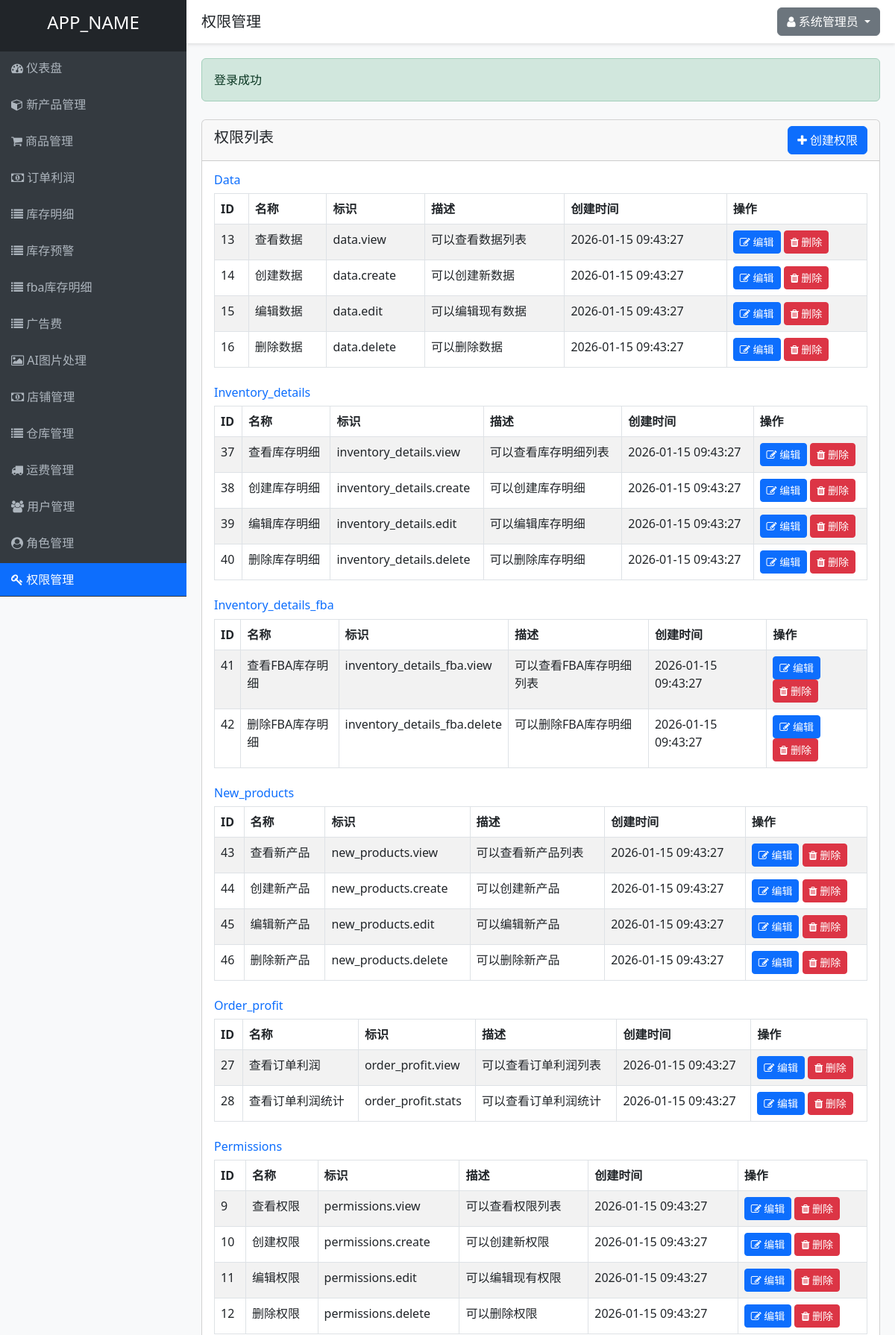
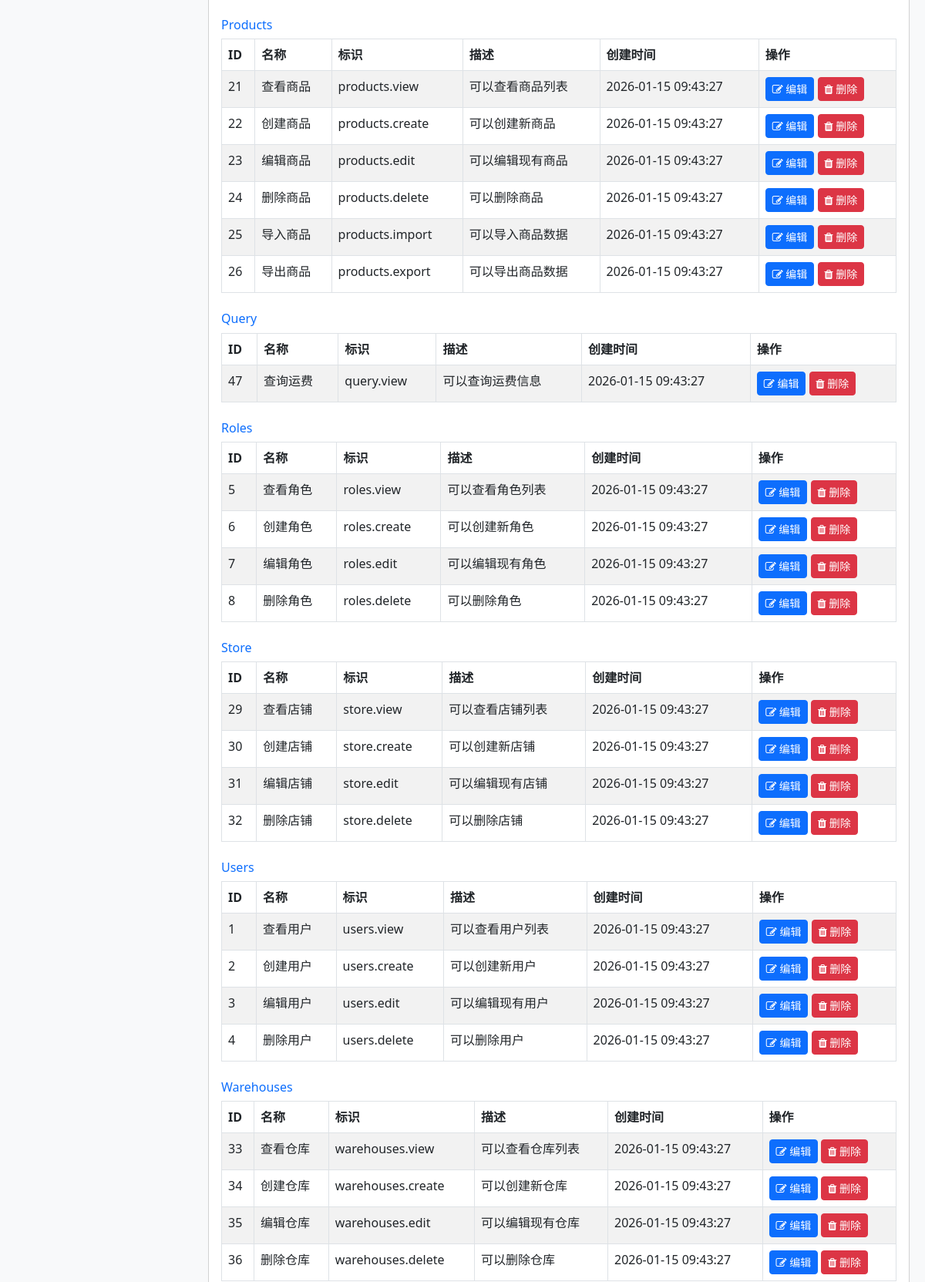
Page /permissions.php (signed in, upper part) on the committed database (2 pictures, top to bottom).
### tables this page shows
CREATE TABLE IF NOT EXISTS permissions (
    id INT AUTO_INCREMENT PRIMARY KEY,
    name VARCHAR(50) NOT NULL UNIQUE,
    slug VARCHAR(50) NOT NULL UNIQUE,
    description TEXT,
    module VARCHAR(50) NOT NULL,
    created_at TIMESTAMP DEFAULT CURRENT_TIMESTAMP,
    updated_at TIMESTAMP DEFAULT CURRENT_TIMESTAMP ON UPDATE CURRENT_TIMESTAMP
);

### controllers/PermissionController.php (called while the page is built, shortened)
<?php
require_once APP_ROOT . '/models/Permission.php';
require_once APP_ROOT . '/helpers/functions.php';
class PermissionController {
    private $permissionModel;
    public function __construct() {
        $this->permissionModel = new Permission();
    }
    public function index() {
        $permissions = $this->permissionModel->getAllByModule();
        $title = '权限管理';
        include VIEWS_DIR . '/layouts/header.php';
        include VIEWS_DIR . '/permissions/index.php';
        include VIEWS_DIR . '/layouts/footer.php';
    }
}
?>

### helpers/functions.php (called while the page is built, shortened)
<?php
function getSuccess() {
    $success = $_SESSION['success_msg'] ?? '';
    return $success;
}
function isLoggedIn() {
    return isset($_SESSION['user_id']);
}
function getCurrentUserId() {
    return $_SESSION['user_id'] ?? null;
}
function hasPermission($permissionSlug) {
    require_once APP_ROOT . '/models/Permission.php';
    $permissionModel = new Permission();
    return $permissionModel->checkUserPermission(getCurrentUserId(), $permissionSlug);
}
?>

### includes/database.php (called while the page is built, shortened)
<?php
class Database {
    private static $instance = null;
    private $conn;
    private function __construct() {
        try {
            $this->conn = new PDO(
                "mysql:host=" . DB_HOST . ";dbname=" . DB_NAME . ";charset=utf8",
                DB_USER,
                DB_PASS,
                [
                    PDO::ATTR_ERRMODE => PDO::ERRMODE_EXCEPTION,
                    PDO::ATTR_DEFAULT_FETCH_MODE => PDO::FETCH_ASSOC,
                    PDO::ATTR_EMULATE_PREPARES => false
                ]
            );
        } catch(PDOException $e) {
            die("数据库连接失败: " . $e->getMessage());
        }
    }
    public static function getInstance() {
        if(self::$instance === null) {
            self::$instance = new Database();
        }
        return self::$instance;
    }
    public function query($sql, $params = []) {
        $stmt = $this->conn->prepare($sql);
        $stmt->execute($params);
        return $stmt;
    }
}
?>

### models/Permission.php (called while the page is built, shortened)
<?php
require_once APP_ROOT . '/includes/database.php';
class Permission {
    private $db;
    public function __construct() {
        $this->db = Database::getInstance();
    }
    public function getAll() {
        $sql = "SELECT * FROM permissions ORDER BY module, id";
        $stmt = $this->db->query($sql);
        return $stmt->fetchAll();
    }
    public function getAllByModule() {
        $permissions = $this->getAll();
        $grouped = [];
        foreach ($permissions as $permission) {
            $module = $permission['module'];
            if (!isset($grouped[$module])) {
                $grouped[$module] = [];
            }
            $grouped[$module][] = $permission;
        }
        return $grouped;
    }
    public function checkUserPermission($userId, $permissionSlug) {
        $sql = "SELECT COUNT(*) as count FROM permissions p
                JOIN role_permissions rp ON p.id = rp.permission_id
                JOIN user_roles ur ON rp.role_id = ur.role_id
                WHERE ur.user_id = ? AND p.slug = ?";
        $stmt = $this->db->query($sql, [$userId, $permissionSlug]);
        $result = $stmt->fetch();
        return $result['count'] > 0;
    }
}
?>

### views/permissions/index.php (the view)
<div class="row mt-4">
    <div class="col-md-12">
        <div class="card">
            <div class="card-header d-flex justify-content-between align-items-center">
                <h5>权限列表</h5>
                <?php if (hasPermission('permissions.create')): ?>
                    <a href="<?php echo APP_URL; ?>/permissions.php?action=create" class="btn btn-primary">
                        <i class="fa fa-plus"></i> 创建权限
                    </a>
                <?php endif; ?>
            </div>
            <div class="card-body">
                <?php foreach ($permissions as $module => $modulePermissions): ?>
                    <div class="mb-4">
                        <h6 class="text-primary"><?php echo ucfirst($module); ?></h6>
                        <table class="table table-bordered table-striped">
                            <thead>
                                <tr>
                                    <th>ID</th>
                                    <th>名称</th>
                                    <th>标识</th>
                                    <th>描述</th>
                                    <th>创建时间</th>
                                    <th>操作</th>
                                </tr>
                            </thead>
                            <tbody>
                                <?php foreach ($modulePermissions as $permission): ?>
                                    <tr>
                                        <td><?php echo $permission['id']; ?></td>
                                        <td><?php echo $permission['name']; ?></td>
                                        <td><?php echo $permission['slug']; ?></td>
                                        <td><?php echo $permission['description']; ?></td>
                                        <td><?php echo $permission['created_at']; ?></td>
                                        <td>
                                            <?php if (hasPermission('permissions.edit')): ?>
                                                <a href="<?php echo APP_URL; ?>/permissions.php?action=edit&id=<?php echo $permission['id']; ?>" class="btn btn-sm btn-primary">
                                                    <i class="fa fa-edit"></i> 编辑
                                                </a>
                                            <?php endif; ?>
                                            <?php if (hasPermission('permissions.delete')): ?>
                                                <a href="<?php echo APP_URL; ?>/permissions.php?action=delete&id=<?php echo $permission['id']; ?>" class="btn btn-sm btn-danger" onclick="return confirm('确定要删除这个权限吗？');">
                                                    <i class="fa fa-trash"></i> 删除
                                                </a>
                                            <?php endif; ?>
                                        </td>
                                    </tr>
                                <?php endforeach; ?>
                            </tbody>
                        </table>
                    </div>
                <?php endforeach; ?>
            </div>
        </div>
    </div>
</div>

### permissions.php (shortened to what this page needs)
<?php
require_once __DIR__ . '/controllers/PermissionController.php';
$permissionController = new PermissionController();
$action = $_GET['action'] ?? 'index';
switch ($action) {
    case 'index':
        $permissionController->index();
        break;
}
?>

### views/layouts/header.php (shortened to what this page needs)
<!DOCTYPE html>
<html lang="zh-CN">
<head>
    <link href="<?php echo APP_URL; ?>/public/css/bootstrap.min.css" rel="stylesheet">
    <link href="<?php echo APP_URL; ?>/public/css/font-awesome.min.css" rel="stylesheet">
</head>
<body>
    <div class="sidebar">
        <div class="p-3 bg-dark text-center">
            <h4><?php echo APP_NAME; ?></h4>
        </div>
        <div class="nav">
            <div class="nav-item">
                <a href="<?php echo APP_URL; ?>/dashboard.php" class="<?php echo basename($_SERVER['PHP_SELF']) == 'dashboard.php' ? 'active' : ''; ?>">
                    <i class="fa fa-dashboard"></i> 仪表盘
                </a>
            </div>
            <?php if (isLoggedIn()): ?>
                <div class="nav-item">
                    <a href="<?php echo APP_URL; ?>/new_products.php" class="<?php echo basename($_SERVER['PHP_SELF']) == 'new_products.php' ? 'active' : ''; ?>">
                        <i class="fa fa-cube"></i> 新产品管理
                    </a>
                </div>
            <?php endif; ?>
            <?php if (isLoggedIn()):  ?>
                <div class="nav-item">
                    <a href="<?php echo APP_URL; ?>/products.php" class="<?php echo basename($_SERVER['PHP_SELF']) == 'products.php' ? 'active' : ''; ?>">
                        <i class="fa fa-shopping-cart"></i> 商品管理
                    </a>
                </div>
            <?php endif; ?>
            <?php if (isLoggedIn()): ?>
                <div class="nav-item">
                    <a href="<?php echo APP_URL; ?>/order_profit.php" class="<?php echo basename($_SERVER['PHP_SELF']) == 'order_profit.php' ? 'active' : ''; ?>">
                        <i class="fa fa-money"></i> 订单利润
                    </a>
                </div>
            <?php endif; ?>
            <?php if (hasPermission('inventory_details.view')): ?>
                <div class="nav-item">
                    <a href="<?php echo APP_URL; ?>/inventory_details.php" class="<?php echo basename($_SERVER['PHP_SELF']) == 'inventory_details.php' ? 'active' : ''; ?>">
                        <i class="fa fa-list"></i> 库存明细
                    </a>
                </div>
            <?php endif; ?>
            <?php if (hasPermission('inventory_details.view')): ?>
                <div class="nav-item">
                    <a href="<?php echo APP_URL; ?>/inventory_details.php?action=inventory_alert" class="<?php echo basename($_SERVER['PHP_SELF']) == 'inventory_details.php?action=inventory_alert' ? 'active' : ''; ?>">
                        <i class="fa fa-list"></i> 库存预警
                    </a>
                </div>
            <?php endif; ?>
            <?php if (isLoggedIn()): ?>
                <div class="nav-item">
                    <a href="<?php echo APP_URL; ?>/inventory_details_fba.php" class="<?php echo basename($_SERVER['PHP_SELF']) == 'inventory_details_fba.php' ? 'active' : ''; ?>">
                        <i class="fa fa-list"></i> fba库存明细
                    </a>
                </div>
            <?php endif; ?>
             <?php if (isLoggedIn()): ?>
                <div class="nav-item">
                    <a href="<?php echo APP_URL; ?>/costs.php" class="<?php echo basename($_SERVER['PHP_SELF']) == 'costs.php' ? 'active' : ''; ?>">
                        <i class="fa fa-list"></i> 广告费
                    </a>
                </div>
            <?php endif; ?>
            <?php if (isLoggedIn()): ?>
                <div class="nav-item">
                    <a href="<?php echo APP_URL; ?>/aigc.php" class="<?php echo basename($_SERVER['PHP_SELF']) == 'aigc.php' ? 'active' : ''; ?>">
                        <i class="fa fa-image"></i> AI图片处理
                    </a>
                </div>
            <?php endif; ?>
            <?php if (isLoggedIn()): ?>
                <div class="nav-item">
                    <a href="<?php echo APP_URL; ?>/store.php" class="<?php echo basename($_SERVER['PHP_SELF']) == 'store.php' ? 'active' : ''; ?>">
                        <i class="fa fa-money"></i> 店铺管理
                    </a>
                </div>
            <?php endif; ?>
            <?php if (hasPermission('warehouses.view')): ?>
                <div class="nav-item">
                    <a href="<?php echo APP_URL; ?>/warehouses.php" class="<?php echo basename($_SERVER['PHP_SELF']) == 'warehouses.php' ? 'active' : ''; ?>">
                        <i class="fa fa-list"></i> 仓库管理
                    </a>
                </div>
            <?php endif; ?>
             <?php if (hasPermission('yunfei.view')): ?>
                <div class="nav-item">
                    <a href="<?php echo APP_URL; ?>/yunfei.php" class="<?php echo basename($_SERVER['PHP_SELF']) == 'yunfei.php' ? 'active' : ''; ?>">
                        <i class="fa fa-truck"></i> 运费管理
                    </a>
                </div>
            <?php endif; ?>
            <?php if (hasPermission('users.view')): ?>
                <div class="nav-item">
                    <a href="<?php echo APP_URL; ?>/users.php" class="<?php echo basename($_SERVER['PHP_SELF']) == 'users.php' ? 'active' : ''; ?>">
                        <i class="fa fa-users"></i> 用户管理
                    </a>
                </div>
            <?php endif; ?>
            <?php if (hasPermission('roles.view')): ?>
                <div class="nav-item">
                    <a href="<?php echo APP_URL; ?>/roles.php" class="<?php echo basename($_SERVER['PHP_SELF']) == 'roles.php' ? 'active' : ''; ?>">
                        <i class="fa fa-user-circle"></i> 角色管理
                    </a>
                </div>
            <?php endif; ?>
            <?php if (hasPermission('permissions.view')): ?>
                <div class="nav-item">
                    <a href="<?php echo APP_URL; ?>/permissions.php" class="<?php echo basename($_SERVER['PHP_SELF']) == 'permissions.php' ? 'active' : ''; ?>">
                        <i class="fa fa-key"></i> 权限管理
                    </a>
                </div>
            <?php endif; ?>
        </div>
    </div>
    <div class="header">
        <div class="d-flex justify-content-between align-items-center">
            <h5 class="mb-0"><?php echo $title ?? '欢迎使用'; ?></h5>
            <div class="dropdown">
                <button class="btn btn-secondary dropdown-toggle" type="button" id="userDropdown" data-bs-toggle="dropdown" aria-expanded="false">
                    <i class="fa fa-user"></i> <?php echo $_SESSION['full_name']; ?>
                </button>
            </div>
        </div>
    </div>
    <div class="content">
        <?php if ($success = getSuccess()): ?>
            <div class="alert alert-success" role="alert">
                <?php echo $success; ?>
            </div>
        <?php endif; ?>

### views/layouts/footer.php (shortened to what this page needs)
    </div>
</body>
</html>

### views/layouts/header.php (style rules this page uses)
body { background-color: #f8f9fa; }
.sidebar { height: 100vh; background-color: #343a40; color: white; position: fixed; top: 0; left: 0; width: 250px; overflow-y: auto; }
.sidebar a { color: #adb5bd; text-decoration: none; display: block; padding: 10px 15px; }
.sidebar .active { background-color: #0d6efd; color: white; }
.content { margin-left: 250px; padding: 20px; }
.header { background-color: white; padding: 10px 20px; box-shadow: 0 2px 4px rgba(0, 0, 0, 0.1); margin-left: 250px; }
.nav { display: flex; flex-direction: column; }
.nav-item { margin-bottom: 5px; display: block; }

### rows in the picture
permissions: id "13", name "查看数据", slug "data.view", description "可以查看数据列表", created_at "2026-01-15 09:43:27"
permissions: id "14", name "创建数据", slug "data.create", description "可以创建新数据", created_at "2026-01-15 09:43:27"
permissions: id "15", name "编辑数据", slug "data.edit", description "可以编辑现有数据", created_at "2026-01-15 09:43:27"
permissions: id "16", name "删除数据", slug "data.delete", description "可以删除数据", created_at "2026-01-15 09:43:27"
permissions: id "37", name "查看库存明细", slug "inventory_details.view", description "可以查看库存明细列表", created_at "2026-01-15 09:43:27"
permissions: id "38", name "创建库存明细", slug "inventory_details.create", description "可以创建库存明细", created_at "2026-01-15 09:43:27"
permissions: id "39", name "编辑库存明细", slug "inventory_details.edit", description "可以编辑库存明细", created_at "2026-01-15 09:43:27"
permissions: id "40", name "删除库存明细", slug "inventory_details.delete", description "可以删除库存明细", created_at "2026-01-15 09:43:27"
permissions: id "41", name "查看FBA库存明细", slug "inventory_details_fba.view", description "可以查看FBA库存明细列表", created_at "2026-01-15 09:43:27"
permissions: id "42", name "删除FBA库存明细", slug "inventory_details_fba.delete", description "可以删除FBA库存明细", created_at "2026-01-15 09:43:27"
permissions: id "43", name "查看新产品", slug "new_products.view", description "可以查看新产品列表", created_at "2026-01-15 09:43:27"
permissions: id "44", name "创建新产品", slug "new_products.create", description "可以创建新产品", created_at "2026-01-15 09:43:27"
permissions: id "45", name "编辑新产品", slug "new_products.edit", description "可以编辑新产品", created_at "2026-01-15 09:43:27"
permissions: id "46", name "删除新产品", slug "new_products.delete", description "可以删除新产品", created_at "2026-01-15 09:43:27"
permissions: id "27", name "查看订单利润", slug "order_profit.view", description "可以查看订单利润列表", created_at "2026-01-15 09:43:27"
permissions: id "28", name "查看订单利润统计", slug "order_profit.stats", description "可以查看订单利润统计", created_at "2026-01-15 09:43:27"
permissions: id "9", name "查看权限", slug "permissions.view", description "可以查看权限列表", created_at "2026-01-15 09:43:27"
permissions: id "10", name "创建权限", slug "permissions.create", description "可以创建新权限", created_at "2026-01-15 09:43:27"
permissions: id "11", name "编辑权限", slug "permissions.edit", description "可以编辑现有权限", created_at "2026-01-15 09:43:27"
permissions: id "12", name "删除权限", slug "permissions.delete", description "可以删除权限", created_at "2026-01-15 09:43:27"
permissions: id "21", name "查看商品", slug "products.view", description "可以查看商品列表", created_at "2026-01-15 09:43:27"
permissions: id "22", name "创建商品", slug "products.create", description "可以创建新商品", created_at "2026-01-15 09:43:27"
permissions: id "23", name "编辑商品", slug "products.edit", description "可以编辑现有商品", created_at "2026-01-15 09:43:27"
permissions: id "24", name "删除商品", slug "products.delete", description "可以删除商品", created_at "2026-01-15 09:43:27"
permissions: id "25", name "导入商品", slug "products.import", description "可以导入商品数据", created_at "2026-01-15 09:43:27"
permissions: id "26", name "导出商品", slug "products.export", description "可以导出商品数据", created_at "2026-01-15 09:43:27"
permissions: id "47", name "查询运费", slug "query.view", description "可以查询运费信息", created_at "2026-01-15 09:43:27"
permissions: id "5", name "查看角色", slug "roles.view", description "可以查看角色列表", created_at "2026-01-15 09:43:27"
permissions: id "6", name "创建角色", slug "roles.create", description "可以创建新角色", created_at "2026-01-15 09:43:27"
permissions: id "7", name "编辑角色", slug "roles.edit", description "可以编辑现有角色", created_at "2026-01-15 09:43:27"
permissions: id "8", name "删除角色", slug "roles.delete", description "可以删除角色", created_at "2026-01-15 09:43:27"
permissions: id "29", name "查看店铺", slug "store.view", description "可以查看店铺列表", created_at "2026-01-15 09:43:27"
permissions: id "30", name "创建店铺", slug "store.create", description "可以创建新店铺", created_at "2026-01-15 09:43:27"
permissions: id "31", name "编辑店铺", slug "store.edit", description "可以编辑现有店铺", created_at "2026-01-15 09:43:27"
permissions: id "32", name "删除店铺", slug "store.delete", description "可以删除店铺", created_at "2026-01-15 09:43:27"
permissions: id "1", name "查看用户", slug "users.view", description "可以查看用户列表", created_at "2026-01-15 09:43:27"
permissions: id "2", name "创建用户", slug "users.create", description "可以创建新用户", created_at "2026-01-15 09:43:27"
permissions: id "3", name "编辑用户", slug "users.edit", description "可以编辑现有用户", created_at "2026-01-15 09:43:27"
permissions: id "4", name "删除用户", slug "users.delete", description "可以删除用户", created_at "2026-01-15 09:43:27"
permissions: id "33", name "查看仓库", slug "warehouses.view", description "可以查看仓库列表", created_at "2026-01-15 09:43:27"
permissions: id "34", name "创建仓库", slug "warehouses.create", description "可以创建新仓库", created_at "2026-01-15 09:43:27"
permissions: id "35", name "编辑仓库", slug "warehouses.edit", description "可以编辑现有仓库", created_at "2026-01-15 09:43:27"
permissions: id "36", name "删除仓库", slug "warehouses.delete", description "可以删除仓库", created_at "2026-01-15 09:43:27"

### other values in the picture
APP_NAME "APP_NAME"
$title "权限管理"
$_SESSION['full_name'] "系统管理员"
$success "登录成功"
$module "Data"
$module "Inventory_details"
$module "Inventory_details_fba"
$module "New_products"
$module "Order_profit"
$module "Permissions"
$module "Products"
$module "Query"
$module "Roles"
$module "Store"
$module "Users"
